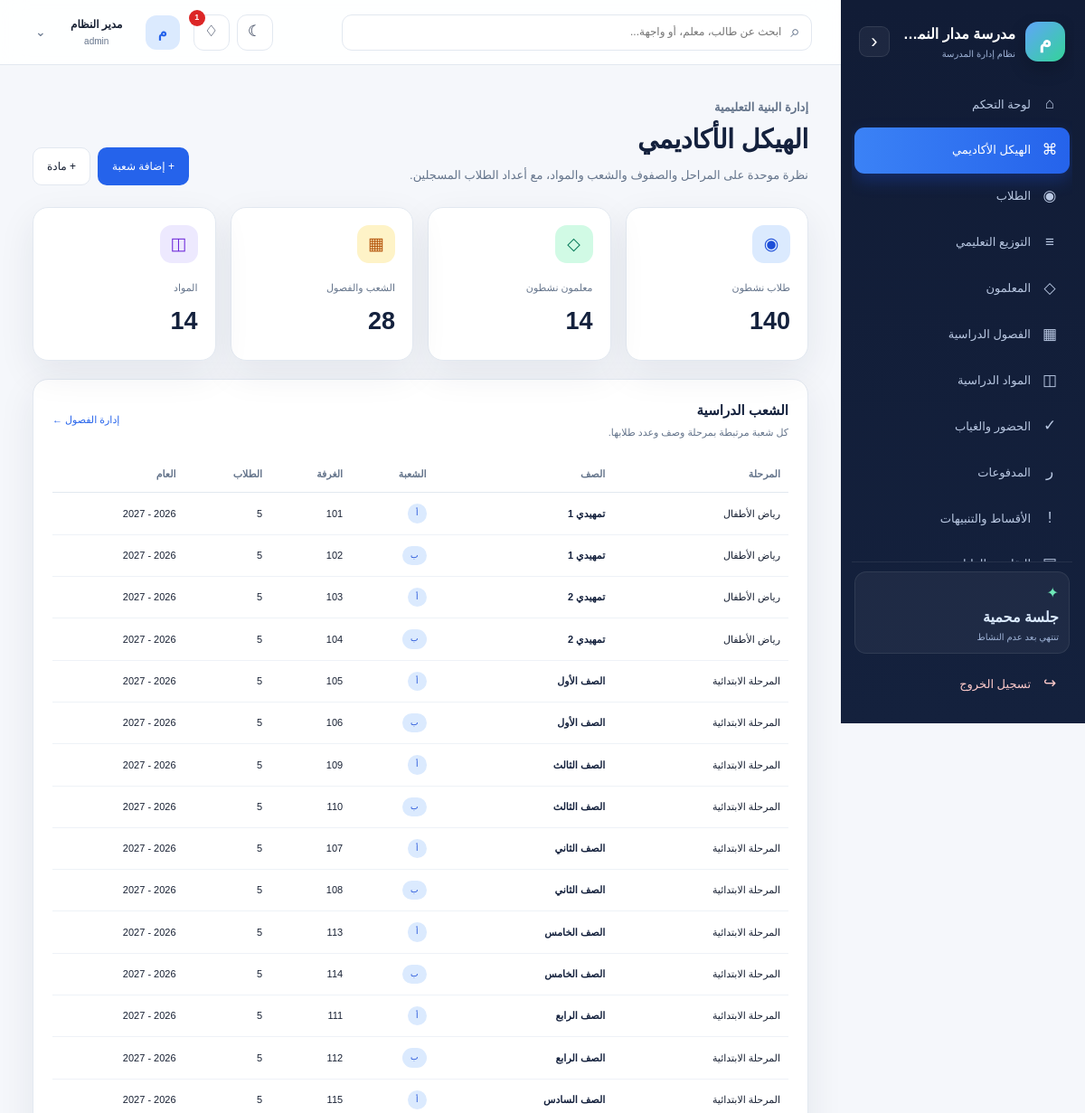
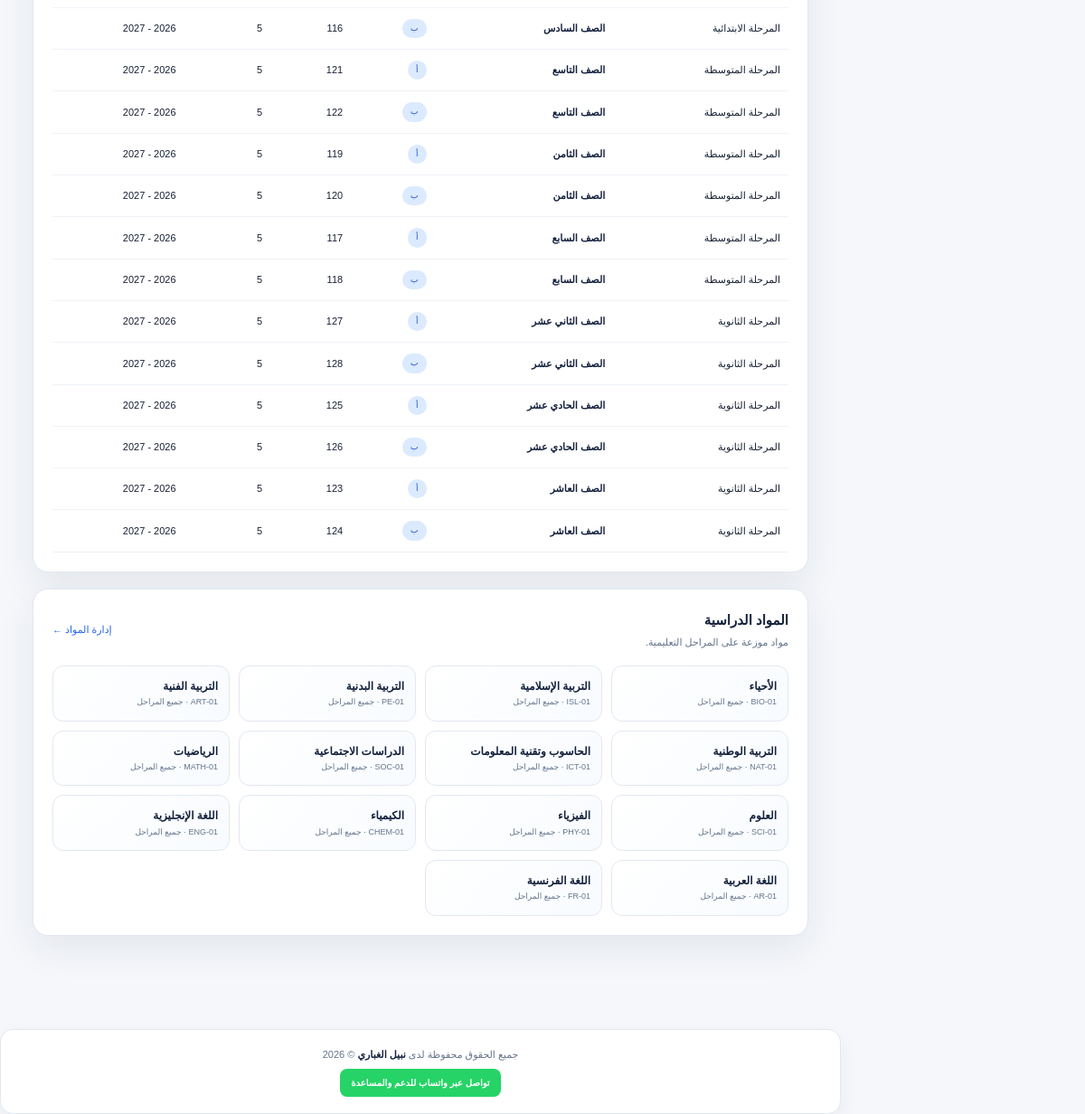
The app's page /academic.php (signed in) with its own data (2 pictures, top to bottom).
### tables this page shows
CREATE TABLE IF NOT EXISTS classes (
 id INT UNSIGNED AUTO_INCREMENT PRIMARY KEY,
 name VARCHAR(100) NOT NULL,
 stage VARCHAR(80) NOT NULL DEFAULT 'المرحلة الابتدائية',
 grade VARCHAR(80) NOT NULL,
 grade_level VARCHAR(80) NOT NULL,
 section VARCHAR(20) NOT NULL DEFAULT 'أ',
 room VARCHAR(40) DEFAULT NULL,
 academic_year VARCHAR(40) DEFAULT '2026 - 2027',
 capacity SMALLINT UNSIGNED NOT NULL DEFAULT 30,
 created_at TIMESTAMP DEFAULT CURRENT_TIMESTAMP,
 UNIQUE KEY uq_class_structure(name,academic_year),
 INDEX idx_class_stage_grade(stage,grade_level,section)
);

CREATE TABLE IF NOT EXISTS subjects (
 id INT UNSIGNED AUTO_INCREMENT PRIMARY KEY,
 name VARCHAR(120) NOT NULL,
 code VARCHAR(30) DEFAULT NULL UNIQUE,
 stage VARCHAR(80) DEFAULT NULL,
 description VARCHAR(255) DEFAULT NULL,
 weekly_periods TINYINT UNSIGNED NOT NULL DEFAULT 2,
 created_at TIMESTAMP DEFAULT CURRENT_TIMESTAMP,
 INDEX idx_subject_stage(stage)
);

### functions.php (called while the page is built, shortened)
<?php
function e($value): string {
    return htmlspecialchars((string)($value ?? ''), ENT_QUOTES | ENT_SUBSTITUTE, 'UTF-8');
}

### academic.php (the view, shortened to what this page needs)
<?php
require_once 'config.php'; require_once 'functions.php';
$stats=[];
$queries=[
 'students'=>'SELECT COUNT(*) FROM students WHERE status="active"',
 'teachers'=>'SELECT COUNT(*) FROM teachers WHERE status="active"',
 'classes'=>'SELECT COUNT(*) FROM classes',
 'subjects'=>'SELECT COUNT(*) FROM subjects'
];
foreach($queries as $k=>$q){try{$stats[$k]=(int)$pdo->query($q)->fetchColumn();}catch(Throwable $e){$stats[$k]=0;}}
$classes=$pdo->query('SELECT c.*,COUNT(s.id) student_count FROM classes c LEFT JOIN students s ON s.class_id=c.id AND s.status="active" GROUP BY c.id ORDER BY FIELD(c.stage,"رياض الأطفال","المرحلة الابتدائية","المرحلة المتوسطة","المرحلة الثانوية"),c.grade_level,c.section')->fetchAll();
$subjects=$pdo->query('SELECT * FROM subjects ORDER BY stage, name')->fetchAll();
$pageTitle='الهيكل الأكاديمي'; require 'partials/header.php';
?>
<div class="page-heading"><div><p class="eyebrow">إدارة البنية التعليمية</p><h1>الهيكل الأكاديمي</h1><p>نظرة موحدة على المراحل والصفوف والشعب والمواد، مع أعداد الطلاب المسجلين.</p></div><div class="actions"><a class="btn btn-primary" href="classes.php?action=create" title="إضافة فصل/شعبة جديدة">+ إضافة شعبة</a><a class="btn btn-light" href="subjects.php?action=create" title="إضافة مادة دراسية">+ مادة</a></div></div>
<div class="stats-grid">
<div class="stat-card"><div class="stat-icon blue">◉</div><small>طلاب نشطون</small><strong><?=number_format($stats['students'])?></strong></div>
<div class="stat-card"><div class="stat-icon green">◇</div><small>معلمون نشطون</small><strong><?=number_format($stats['teachers'])?></strong></div>
<div class="stat-card"><div class="stat-icon orange">▦</div><small>الشعب والفصول</small><strong><?=number_format($stats['classes'])?></strong></div>
<div class="stat-card"><div class="stat-icon purple">◫</div><small>المواد</small><strong><?=number_format($stats['subjects'])?></strong></div>
</div>
<section class="panel"><div class="panel-header"><div><h2>الشعب الدراسية</h2><p class="panel-subtitle">كل شعبة مرتبطة بمرحلة وصف وعدد طلابها.</p></div><a href="classes.php">إدارة الفصول ←</a></div>
<div class="table-wrap"><table class="data-table"><thead><tr><th>المرحلة</th><th>الصف</th><th>الشعبة</th><th>الغرفة</th><th>الطلاب</th><th>العام</th></tr></thead><tbody>
<?php foreach($classes as $c): ?><tr><td><?=e($c['stage']??'-')?></td><td class="student-name"><?=e($c['grade_level']??$c['grade'])?></td><td><span class="badge badge-blue"><?=e($c['section']??$c['name'])?></span></td><td><?=e($c['room']??'-')?></td><td><?=number_format((int)$c['student_count'])?></td><td><?=e($c['academic_year']??'-')?></td></tr><?php endforeach; ?>
<?php if(!$classes): ?><tr><td class="empty" colspan="6">لا توجد شعب دراسية.</td></tr><?php endif; ?></tbody></table></div></section>
<section class="panel"><div class="panel-header"><div><h2>المواد الدراسية</h2><p class="panel-subtitle">مواد موزعة على المراحل التعليمية.</p></div><a href="subjects.php">إدارة المواد ←</a></div>
<div class="chip-grid"><?php foreach($subjects as $s): ?><div class="info-chip"><strong><?=e($s['name'])?></strong><small><?=e($s['code']??'')?><?=!empty($s['stage'])?' · '.e($s['stage']):''?></small></div><?php endforeach; ?></div></section>
<?php require 'partials/footer.php'; ?>

### assets/css/style.css (style rules this page uses)
:root { --navy:#14213d;--navy-2:#1d4ed8;--blue:#2563eb;--blue-2:#60a5fa;--sky:#eff6ff; --mint:#0f766e;--ink:#172033;--muted:#64748b;--line:#e2e8f0;--bg:#f5f7fb;--white:#fff; --danger:#dc2626;--warning:#d97706;--success:#059669;--shadow:0 14px 40px rgba(20,33,61,.08); }
* { box-sizing:border-box }
html { scroll-behavior:smooth }
body { margin:0;background:var(--bg);color:var(--ink);font-family:Tahoma,Arial,sans-serif;line-height:1.7 }
a { color:inherit;text-decoration:none }
.page-heading { display:flex;align-items:flex-end;justify-content:space-between;gap:20px;margin-bottom:24px }
.eyebrow { color:var(--blue);font-size:11px;font-weight:700;margin:0 0 4px }
.page-heading h1 { margin:0;color:var(--navy);font-size:29px;letter-spacing:-.4px }
.page-heading p { color:var(--muted);margin:4px 0 0;font-size:13px }
.actions { display:flex;gap:8px;flex-wrap:wrap }
.btn { display:inline-flex;align-items:center;justify-content:center;gap:7px;border:1px solid transparent;border-radius:10px;padding:10px 15px;cursor:pointer;font-size:12px;transition:transform .2s ease,box-shadow .2s ease,background .2s ease }
.btn-primary { background:var(--blue);color:#fff }
.btn-light { background:var(--white);border-color:var(--line);color:var(--ink) }
.stats-grid { display:grid;grid-template-columns:repeat(4,minmax(0,1fr));gap:16px;margin-bottom:20px }
.stat-card { background:var(--white);border:1px solid var(--line);border-radius:17px;padding:19px;box-shadow:var(--shadow);position:relative;overflow:hidden;animation:rise .5s ease both }
.stat-card:nth-child(2) { animation-delay:.07s }
.stat-card:nth-child(3) { animation-delay:.14s }
.stat-card:nth-child(4) { animation-delay:.21s }
.stat-icon { width:42px;height:42px;border-radius:13px;display:grid;place-items:center;font-size:19px;margin-bottom:12px }
.stat-icon.blue { color:#1d4ed8;background:#dbeafe }
.stat-icon.green { color:#047857;background:#d1fae5 }
.stat-icon.orange { color:#b45309;background:#fef3c7 }
.stat-icon.purple { color:#6d28d9;background:#ede9fe }
.stat-card small { color:var(--muted);font-size:11px }
.stat-card strong { display:block;font-size:27px;color:var(--navy);margin-top:2px }
.panel { background:var(--white);border:1px solid var(--line);border-radius:17px;padding:21px;box-shadow:var(--shadow);margin-bottom:18px }
.panel-header { display:flex;align-items:center;justify-content:space-between;gap:12px;margin-bottom:16px }
.panel-header h2 { font-size:15px;margin:0;color:var(--navy) }
.panel-header a { color:var(--blue);font-size:11px }
.panel-subtitle { margin:3px 0 0;color:var(--muted);font-size:11px }
.table-wrap { overflow:auto }
.data-table { width:100%;border-collapse:collapse;font-size:11px }
.data-table th { color:var(--muted);font-weight:700;text-align:right;padding:11px 9px;border-bottom:1px solid var(--line);white-space:nowrap }
.data-table td { padding:12px 9px;border-bottom:1px solid #eef2f7;white-space:nowrap }
.data-table tr { transition:background .18s }
.student-name { font-weight:700;color:var(--navy) }
.badge { display:inline-block;border-radius:20px;padding:3px 9px;font-size:9px }
.badge-blue { background:#dbeafe;color:#1d4ed8 }
.info-chip { padding:12px;border:1px solid var(--line);border-radius:12px;background:linear-gradient(135deg,#fff,#f8fbff);transition:.2s }
.info-chip strong,.info-chip small { display:block }
.info-chip strong { font-size:12px;color:var(--navy) }
.info-chip small { font-size:9px;color:var(--muted) }
.chip-grid { display:grid;grid-template-columns:repeat(4,minmax(0,1fr));gap:10px }

### records on screen
classes: stage "رياض الأطفال", grade_level "تمهيدي 1", section "أ", room "101", student_count "5", academic_year "2026 - 2027"
classes: stage "رياض الأطفال", grade_level "تمهيدي 1", section "ب", room "102", student_count "5", academic_year "2026 - 2027"
classes: stage "رياض الأطفال", grade_level "تمهيدي 2", section "أ", room "103", student_count "5", academic_year "2026 - 2027"
classes: stage "رياض الأطفال", grade_level "تمهيدي 2", section "ب", room "104", student_count "5", academic_year "2026 - 2027"
classes: stage "المرحلة الابتدائية", grade_level "الصف الأول", section "أ", room "105", student_count "5", academic_year "2026 - 2027"
classes: stage "المرحلة الابتدائية", grade_level "الصف الأول", section "ب", room "106", student_count "5", academic_year "2026 - 2027"
classes: stage "المرحلة الابتدائية", grade_level "الصف الثالث", section "أ", room "109", student_count "5", academic_year "2026 - 2027"
classes: stage "المرحلة الابتدائية", grade_level "الصف الثالث", section "ب", room "110", student_count "5", academic_year "2026 - 2027"
classes: stage "المرحلة الابتدائية", grade_level "الصف الثاني", section "أ", room "107", student_count "5", academic_year "2026 - 2027"
classes: stage "المرحلة الابتدائية", grade_level "الصف الثاني", section "ب", room "108", student_count "5", academic_year "2026 - 2027"
classes: stage "المرحلة الابتدائية", grade_level "الصف الخامس", section "أ", room "113", student_count "5", academic_year "2026 - 2027"
classes: stage "المرحلة الابتدائية", grade_level "الصف الخامس", section "ب", room "114", student_count "5", academic_year "2026 - 2027"
classes: stage "المرحلة الابتدائية", grade_level "الصف الرابع", section "أ", room "111", student_count "5", academic_year "2026 - 2027"
classes: stage "المرحلة الابتدائية", grade_level "الصف الرابع", section "ب", room "112", student_count "5", academic_year "2026 - 2027"
classes: stage "المرحلة الابتدائية", grade_level "الصف السادس", section "أ", room "115", student_count "5", academic_year "2026 - 2027"
classes: stage "المرحلة الابتدائية", grade_level "الصف السادس", section "ب", room "116", student_count "5", academic_year "2026 - 2027"
classes: stage "المرحلة المتوسطة", grade_level "الصف التاسع", section "أ", room "121", student_count "5", academic_year "2026 - 2027"
classes: stage "المرحلة المتوسطة", grade_level "الصف التاسع", section "ب", room "122", student_count "5", academic_year "2026 - 2027"
classes: stage "المرحلة المتوسطة", grade_level "الصف الثامن", section "أ", room "119", student_count "5", academic_year "2026 - 2027"
classes: stage "المرحلة المتوسطة", grade_level "الصف الثامن", section "ب", room "120", student_count "5", academic_year "2026 - 2027"
classes: stage "المرحلة المتوسطة", grade_level "الصف السابع", section "أ", room "117", student_count "5", academic_year "2026 - 2027"
classes: stage "المرحلة المتوسطة", grade_level "الصف السابع", section "ب", room "118", student_count "5", academic_year "2026 - 2027"
classes: stage "المرحلة الثانوية", grade_level "الصف الثاني عشر", section "أ", room "127", student_count "5", academic_year "2026 - 2027"
classes: stage "المرحلة الثانوية", grade_level "الصف الثاني عشر", section "ب", room "128", student_count "5", academic_year "2026 - 2027"
classes: stage "المرحلة الثانوية", grade_level "الصف الحادي عشر", section "أ", room "125", student_count "5", academic_year "2026 - 2027"
classes: stage "المرحلة الثانوية", grade_level "الصف الحادي عشر", section "ب", room "126", student_count "5", academic_year "2026 - 2027"
classes: stage "المرحلة الثانوية", grade_level "الصف العاشر", section "أ", room "123", student_count "5", academic_year "2026 - 2027"
classes: stage "المرحلة الثانوية", grade_level "الصف العاشر", section "ب", room "124", student_count "5", academic_year "2026 - 2027"
subjects: name "الأحياء", stage "جميع المراحل"
subjects: name "التربية الإسلامية", stage "جميع المراحل"
subjects: name "التربية البدنية", stage "جميع المراحل"
subjects: name "التربية الفنية", stage "جميع المراحل"
subjects: name "التربية الوطنية", stage "جميع المراحل"
subjects: name "الحاسوب وتقنية المعلومات", stage "جميع المراحل"
subjects: name "الدراسات الاجتماعية", stage "جميع المراحل"
subjects: name "الرياضيات", stage "جميع المراحل"
subjects: name "العلوم", stage "جميع المراحل"
subjects: name "الفيزياء", stage "جميع المراحل"
subjects: name "الكيمياء", stage "جميع المراحل"
subjects: name "اللغة الإنجليزية", stage "جميع المراحل"
subjects: name "اللغة العربية", code "AR-01", stage "جميع المراحل"
subjects: name "اللغة الفرنسية", stage "جميع المراحل"

### other values on screen
$notificationCount "1"
mb_substr($_SESSION['user']['full_name'] ?? 'م', 0, 1) "م"
$_SESSION['user']['full_name'] "مدير النظام"
$_SESSION['user']['role'] "admin"
$stats['students'] "140"
$stats['teachers'] "14"
$stats['classes'] "28"
$stats['subjects'] "14"
